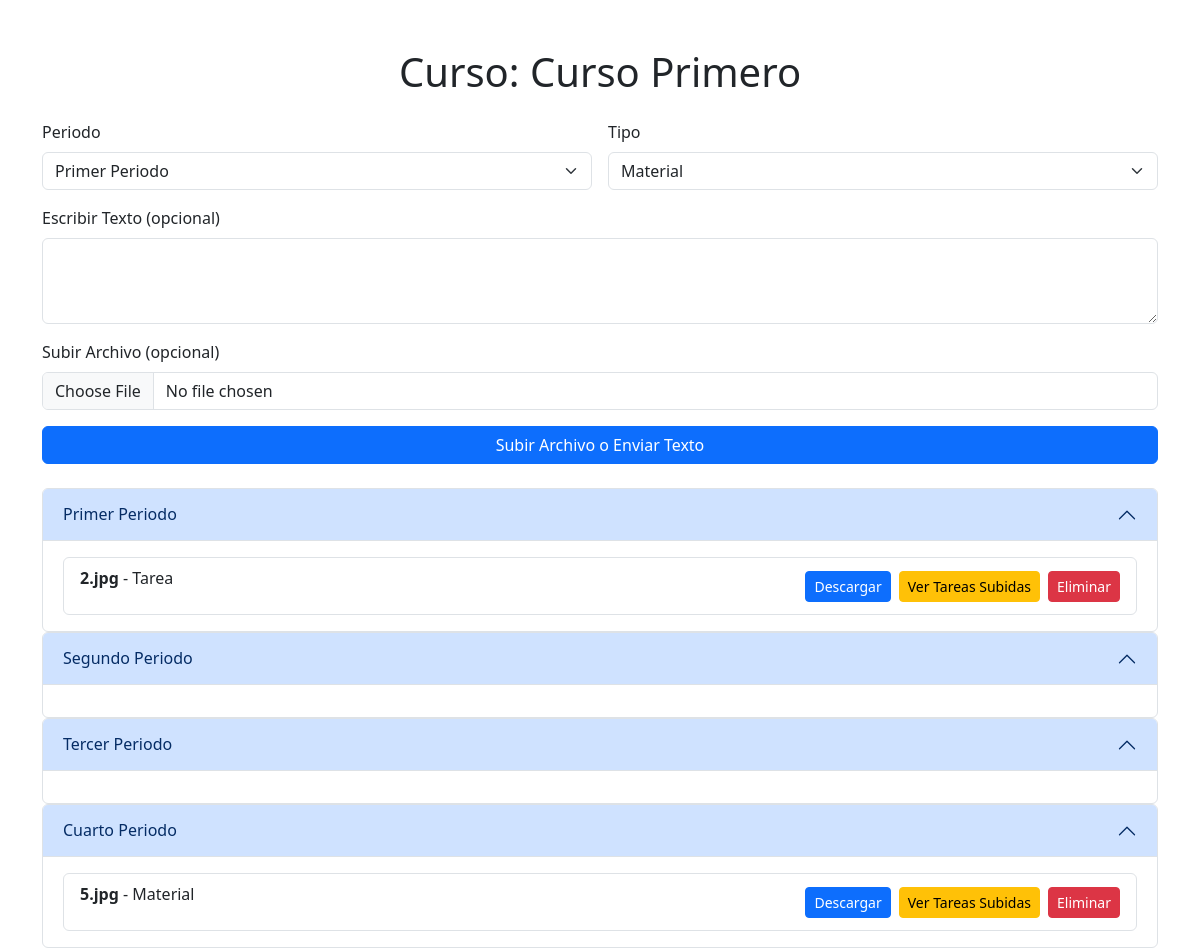
Page /php/Cursos/Curso_primero/Curso_Curso_primero.php on the committed database.
### tables this page shows
CREATE TABLE `tareas` (
  `id` int(11) NOT NULL,
  `curso_id` int(11) NOT NULL,
  `periodo` varchar(20) NOT NULL,
  `archivo` varchar(255) NOT NULL,
  `tipo` enum('tarea','material') NOT NULL,
  `estudiante` varchar(100) DEFAULT NULL,
  `correo_estudiante` varchar(255) DEFAULT NULL,
  `calificacion` float DEFAULT NULL,
  `tarea_id` int(11) DEFAULT NULL,
  `tarea_padre_id` int(11) DEFAULT NULL
);

### php/Cursos/Curso_primero/Curso_Curso_primero.php (the view, shortened to what this page needs)
<?php
include __DIR__ . '/../../conexion_be.php';
$curso_id = 41;
$titulo = 'Curso Primero';
function listarArchivos($periodo) {
    global $conexion, $curso_id;
    $result = $conexion->query("SELECT * FROM tareas WHERE curso_id=$curso_id AND periodo='$periodo'");
    echo '<div class="list-group">';
    while ($archivo = $result->fetch_assoc()) {
        $archivo_path = $archivo['archivo'];
        echo '<div class="list-group-item d-flex justify-content-between align-items-center">';
        echo '<div>';
        echo '<p><strong>' . basename($archivo_path) . '</strong> - ' . ucfirst($archivo['tipo']) . '</p>';
        echo '</div>';
        echo '<div>';
        echo '<a href="' . $archivo_path . '" class="btn btn-primary btn-sm me-2" download>Descargar</a>';
        echo '<a href="TareasSubidas.php?periodo=' . $archivo['periodo'] . '&tarea_id=' . $archivo['id'] . '" class="btn btn-warning btn-sm me-2">Ver Tareas Subidas</a>';
        echo '<a href="EliminarTarea.php?id=' . $archivo['id'] . '&archivo=' . urlencode($archivo['archivo']) . '" class="btn btn-danger btn-sm" onclick="return confirm(\'¿Estás seguro de eliminar esta tarea?\');">Eliminar</a>';
        echo '</div>';
        echo '</div>';
    }
    echo '</div>';
}
?>
<!DOCTYPE html>
<html lang="es">
<head>
    <link rel="stylesheet" href="https://cdn.jsdelivr.net/npm/bootstrap@5.3.0/dist/css/bootstrap.min.css">
</head>
<body>
<div class="container mt-5">
    <h1 class="text-center mb-4">Curso: <?php echo $titulo; ?></h1>
    <form method="POST" enctype="multipart/form-data" class="mb-4">
        <div class="row g-3">
            <div class="col-md-6">
                <label for="periodo" class="form-label">Periodo</label>
                <select name="periodo" id="periodo" class="form-select">
                    <option value="primer_periodo">Primer Periodo</option>
                </select>
            </div>
            <div class="col-md-6">
                <label for="tipo" class="form-label">Tipo</label>
                <select name="tipo" id="tipo" class="form-select">
                    <option value="material">Material</option>
                </select>
            </div>
        </div>
        <div class="mb-3 mt-3">
            <label for="texto" class="form-label">Escribir Texto (opcional)</label>
            <textarea name="texto" id="texto" rows="3" class="form-control"></textarea>
        </div>
        <div class="mb-3">
            <label for="archivo" class="form-label">Subir Archivo (opcional)</label>
            <input type="file" name="archivo" id="archivo" class="form-control">
        </div>
        <button type="submit" name="subir_archivo" class="btn btn-primary w-100">Subir Archivo o Enviar Texto</button>
    </form>
    <div class="accordion" id="accordionExample">
        <div class="accordion-item">
            <h2 class="accordion-header">
                <button class="accordion-button" type="button" data-bs-toggle="collapse" data-bs-target="#collapseOne">
                    Primer Periodo
                </button>
            </h2>
            <div id="collapseOne" class="accordion-collapse collapse show">
                <div class="accordion-body">
                    <?php listarArchivos('primer_periodo'); ?>
                </div>
            </div>
        </div>
    </div>
    <div class="accordion" id="accordionExample">
        <div class="accordion-item">
            <h2 class="accordion-header">
                <button class="accordion-button" type="button" data-bs-toggle="collapse" data-bs-target="#collapseOne">
                    Segundo Periodo
                </button>
            </h2>
            <div id="collapseOne" class="accordion-collapse collapse show">
                <div class="accordion-body">
                </div>
            </div>
        </div>
    </div>
    <div class="accordion" id="accordionExample">
        <div class="accordion-item">
            <h2 class="accordion-header">
                <button class="accordion-button" type="button" data-bs-toggle="collapse" data-bs-target="#collapseOne">
                    Tercer Periodo
                </button>
            </h2>
            <div id="collapseOne" class="accordion-collapse collapse show">
                <div class="accordion-body">
                </div>
            </div>
        </div>
    </div>
    <div class="accordion" id="accordionExample">
        <div class="accordion-item">
            <h2 class="accordion-header">
                <button class="accordion-button" type="button" data-bs-toggle="collapse" data-bs-target="#collapseOne">
                    Cuarto Periodo
                </button>
            </h2>
            <div id="collapseOne" class="accordion-collapse collapse show">
                <div class="accordion-body">
                    <?php listarArchivos('cuarto_periodo'); ?>
                </div>
            </div>
        </div>
    </div>
</div>
</body>
</html>

### rows in the picture
tareas: archivo "2.jpg", tipo "Tarea"
tareas: archivo "5.jpg", tipo "Material"

### other values in the picture
$titulo "Curso Primero"
